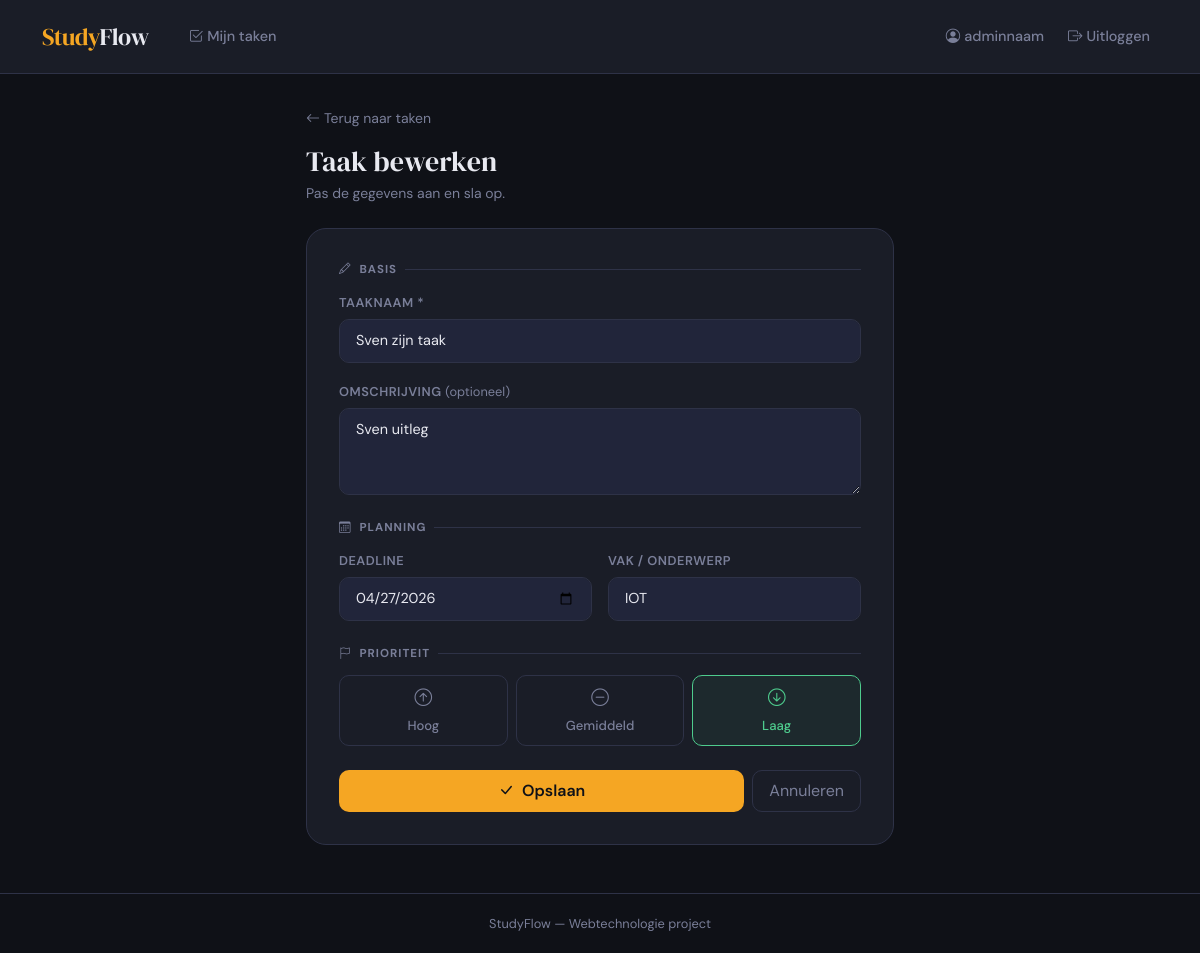
Screenshot of /task/8/edit (signed in) with the database file from the repository.
### app.py (models this page shows)
class User(UserMixin, db.Model):
    id       = db.Column(db.Integer, primary_key=True)
    username = db.Column(db.String(80),  unique=True, nullable=False)
    email    = db.Column(db.String(120), unique=True, nullable=False)
    password = db.Column(db.String(200), nullable=False)
    tasks    = db.relationship('Task', backref='owner', lazy=True)

class Task(db.Model):
    id          = db.Column(db.Integer, primary_key=True)
    title       = db.Column(db.String(200), nullable=False)
    description = db.Column(db.Text, default='')
    subject     = db.Column(db.String(100), default='')
    priority    = db.Column(db.String(20),  default='medium')   # low / medium / high
    deadline    = db.Column(db.Date, nullable=True)
    done        = db.Column(db.Boolean, default=False)
    created_at  = db.Column(db.DateTime, default=datetime.utcnow)
    user_id     = db.Column(db.Integer, db.ForeignKey('user.id'), nullable=False)

### app.py (the view, shortened to what this page needs)
@app.route('/task/<int:task_id>/edit', methods=['GET', 'POST'])
@login_required
def edit_task(task_id):
    task = Task.query.get_or_404(task_id)
    if task.user_id != current_user.id:
        flash('Je hebt geen toegang tot deze taak.', 'error')
        return redirect(url_for('index'))
    return render_template('edit_task.html', task=task)

### app.py (called while the page is built)
@login_manager.user_loader
def load_user(user_id):
    return User.query.get(int(user_id))

### templates/edit_task.html (shortened to what this page needs)
{% extends "base.html" %}
{% block content %}
<div class="add-wrapper">
    <a href="{{ url_for('index') }}" class="d-inline-flex align-items-center gap-1 mb-3"
       style="color:var(--text-muted); font-size:0.875rem; text-decoration:none;">
        <i class="bi bi-arrow-left"></i> Terug naar taken
    </a>
    <h1 class="mb-1" style="font-size:1.75rem;">Taak bewerken</h1>
    <p class="mb-4" style="color:var(--text-muted); font-size:0.875rem;">
        Pas de gegevens aan en sla op.
    </p>
    <div class="add-card">
        <form method="POST" action="{{ url_for('edit_task', task_id=task.id) }}" novalidate>
            <div class="section-label"><i class="bi bi-pencil"></i> Basis</div>
            <div class="mb-3">
                <label class="form-label-sf">Taaknaam *</label>
                <input type="text" name="title" class="form-control form-control-sf"
                       placeholder="bijv. Hoofdstuk 4 samenvatten" required autofocus
                       value="{{ task.title }}">
            </div>
            <div class="mb-4">
                <label class="form-label-sf">Omschrijving <span style="color:var(--text-muted); font-weight:400; text-transform:none; letter-spacing:0;">(optioneel)</span></label>
                <textarea name="description" class="form-control form-control-sf"
                          rows="3" placeholder="Extra uitleg, links, notities...">{{ task.description }}</textarea>
            </div>
            <div class="section-label mt-2"><i class="bi bi-calendar3"></i> Planning</div>
            <div class="row g-3 mb-4">
                <div class="col-sm-6">
                    <label class="form-label-sf">Deadline</label>
                    <input type="date" name="deadline" class="form-control form-control-sf"
                           value="{{ task.deadline.strftime('%Y-%m-%d') if task.deadline else '' }}">
                </div>
                <div class="col-sm-6">
                    <label class="form-label-sf">Vak / Onderwerp</label>
                    <input type="text" name="subject" class="form-control form-control-sf"
                           placeholder="bijv. Wiskunde"
                           value="{{ task.subject }}">
                </div>
            </div>
            <div class="section-label mt-2"><i class="bi bi-flag"></i> Prioriteit</div>
            <div class="priority-group mb-4" id="priorityGroup">
                <button type="button" class="priority-btn" data-value="high"
                        onclick="selectPriority('high')">
                    <i class="bi bi-arrow-up-circle d-block mb-1" style="font-size:1.1rem;"></i>
                    Hoog
                </button>
                <button type="button" class="priority-btn" data-value="medium"
                        onclick="selectPriority('medium')">
                    <i class="bi bi-dash-circle d-block mb-1" style="font-size:1.1rem;"></i>
                    Gemiddeld
                </button>
                <button type="button" class="priority-btn" data-value="low"
                        onclick="selectPriority('low')">
                    <i class="bi bi-arrow-down-circle d-block mb-1" style="font-size:1.1rem;"></i>
                    Laag
                </button>
            </div>
            <div class="d-flex gap-2">
                <button type="submit" class="btn btn-accent flex-grow-1 py-2">
                    <i class="bi bi-check-lg me-1"></i> Opslaan
                </button>
                <a href="{{ url_for('index') }}" class="btn btn-outline-sf py-2 px-3">
                    Annuleren
                </a>
            </div>
        </form>
    </div>
</div>
{% endblock %}

### templates/base.html (shortened to what this page needs)
<!DOCTYPE html>
<html lang="nl">
<head>
    <link href="https://cdn.jsdelivr.net/npm/bootstrap@5.3.3/dist/css/bootstrap.min.css" rel="stylesheet"/>
    <link href="https://cdn.jsdelivr.net/npm/bootstrap-icons@1.11.3/font/bootstrap-icons.css" rel="stylesheet"/>
    <link rel="stylesheet" href="{{ url_for('static', filename='style.css') }}"/>
</head>
<body class="d-flex flex-column">
    <nav class="navbar navbar-expand-lg">
        <div class="container">
            <a class="navbar-brand" href="{{ url_for('index') }}">Study<span>Flow</span></a>
            <div class="collapse navbar-collapse" id="navMenu">
                <ul class="navbar-nav me-auto ms-3 gap-1">
                    {% if current_user.is_authenticated %}
                    <li class="nav-item">
                        <a class="nav-link {% if request.endpoint == 'index' %}active{% endif %}" href="{{ url_for('index') }}">
                            <i class="bi bi-check2-square me-1"></i>Mijn taken
                        </a>
                    </li>
                    {% endif %}
                </ul>
                <ul class="navbar-nav ms-auto align-items-center gap-2">
                    {% if current_user.is_authenticated %}
                    <li class="nav-item">
                        <a class="nav-link {% if request.endpoint == 'profile' %}active{% endif %}" href="{{ url_for('profile') }}">
                            <i class="bi bi-person-circle me-1"></i>{{ current_user.username }}
                        </a>
                    </li>
                    <li class="nav-item">
                        <a class="nav-link" href="{{ url_for('logout') }}">
                            <i class="bi bi-box-arrow-right me-1"></i>Uitloggen
                        </a>
                    </li>
                    {% endif %}
                </ul>
            </div>
        </div>
    </nav>
    <main class="flex-grow-1">
        {% block content %}{% endblock %}
    </main>
    <footer>
        <div class="container text-center">
            StudyFlow &mdash; Webtechnologie project
        </div>
    </footer>
</body>
</html>

### static/style.css (style rules this page uses)
:root { --bg-dark: #0f1117; --bg-card: #1a1d27; --bg-card2: #21253a; --accent: #f5a623; --accent-soft: #f5a62322; --text-main: #e8e9f0; --text-muted: #7a7f99; --border: #2e3247; --danger: #e05c5c; --success: #4ecb8d; --warning: #f5a623; }
* { box-sizing: border-box; }
body { background-color: var(--bg-dark); color: var(--text-main); font-family: 'DM Sans', sans-serif; font-weight: 400; min-height: 100vh; }
h1, h2, h3, .brand { font-family: 'DM Serif Display', serif; }
.navbar { background-color: var(--bg-card); border-bottom: 1px solid var(--border); padding: 0.85rem 0; }
.navbar-brand { font-family: 'DM Serif Display', serif; font-size: 1.5rem; color: var(--accent) !important; letter-spacing: -0.5px; }
.navbar-brand span { color: var(--text-main); }
.nav-link { color: var(--text-muted) !important; font-weight: 500; font-size: 0.9rem; transition: color 0.2s; }
.btn-accent { background-color: var(--accent); color: #0f1117; font-weight: 600; border: none; border-radius: 10px; transition: opacity 0.2s, transform 0.1s; }
.btn-outline-sf { border: 1px solid var(--border); color: var(--text-muted); background: transparent; border-radius: 10px; transition: all 0.2s; }
.form-control-sf, .form-select-sf { background-color: var(--bg-card2); border: 1px solid var(--border); border-radius: 10px; color: var(--text-main); padding: 0.65rem 1rem; font-size: 0.9rem; transition: border-color 0.2s; }
.form-control-sf::placeholder { color: var(--text-muted); }
.form-label-sf { font-size: 0.8rem; font-weight: 600; text-transform: uppercase; letter-spacing: 0.5px; color: var(--text-muted); margin-bottom: 0.4rem; }
footer { border-top: 1px solid var(--border); color: var(--text-muted); font-size: 0.8rem; padding: 1.25rem 0; margin-top: auto; }

### rows the page displays
User: username "adminnaam"
Task: title "Sven zijn taak", description "Sven uitleg", deadline "04/27/2026", subject "IOT"
